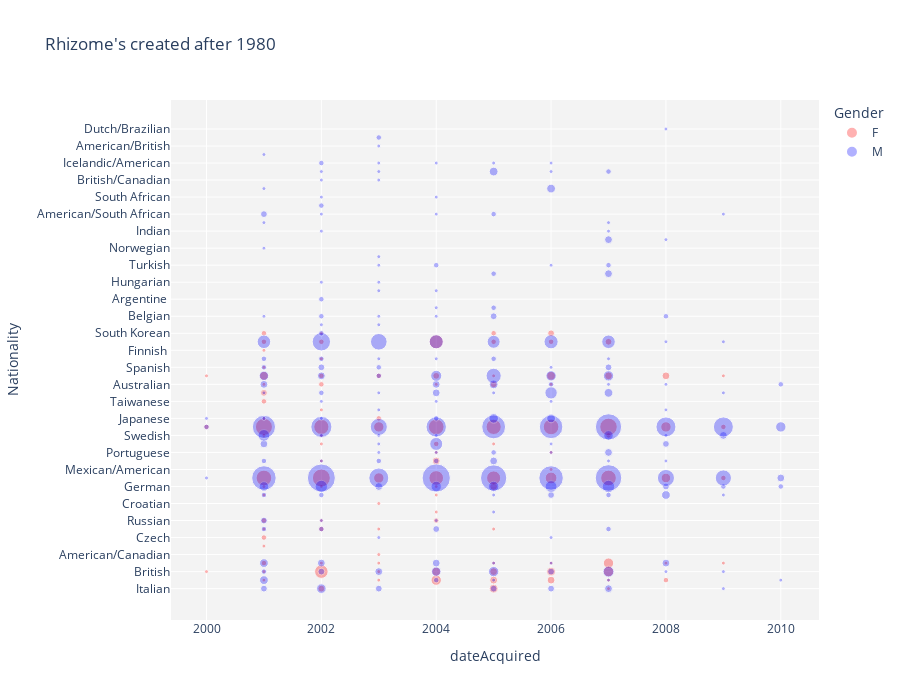

The cell this chart's notebook holds for it:
### Code cell
#plot bubble charts with acquisizion over decades for moma old
Rhizome_MFnat = pd.concat([df_R_nats_F,df_R_nats_M])
Rhizome_MFnat['dateAcquired']=Rhizome_MFnat['dateAcquired'].fillna(0).astype(int)
Rhizome_MFnat
df =Rhizome_MFnat[(Rhizome_MFnat['dateAcquired'] >= 2000) & (Rhizome_MFnat['dateAcquired'] <= 2010)]


fig43 = px.scatter(df,
                 x="dateAcquired", y="Nationality", size="Count", color="Gender" ,
                 opacity = 0.3,
                 title="Rhizome's created after 1980",

             color_discrete_sequence=['red', 'blue'],
                 width= 900,
                 height= 700)

fig43.update_layout(
    paper_bgcolor='rgb(255, 255, 255)',
    plot_bgcolor='rgb(243, 243, 243)',
    )

fig43.show()

### Figure 1 — Plotly figure (JSON) as saved in the notebook; plotly's stock layout.template omitted (floating-point values rounded to 4 significant figures; data arrays with more than 128 entries replaced by an {"elided": "..."} marker saying what was removed)
{"data": [{"hovertemplate": "Gender=F<br>dateAcquired=%{x}<br>Nationality=%{y}<br>Count=%{marker.size}<extra></extra>", "legendgroup": "F", "marker": {"color": "red", "opacity": 0.3, "size": [3, 5, 1, 1, 1, 7, 4, 4, 1, 2, 1, 1, 12, 1, 5, 4, 5, 7, 2, 1, 1, 1, 1, 7, 1, 1, 1, 1, 2, 1, 2, 1, 1, 2, 1, 2, 1, 1, 1, 1, 1, 1, 1, 4, 16, 21, 7, 14, 13, 9, 16, 6, 2, 1, 1, 4, 1, 1, 1, 2, 1, 1, 1, 2, 2, 19, 15, 7, 16, 15, 16, 20, 7, 2, 1, 2, 1, 2, 3, 1, 2, 1, 3, 1, 1, 5, 2, 2, 3, 1, 5, 4, 4, 1, 1, 1, 1, 2, 2, 13, 2, 2, 3, 2, 1, 2, 3], "sizemode": "area", "sizeref": 0.13, "symbol": "circle"}, "mode": "markers", "name": "F", "orientation": "h", "showlegend": true, "type": "scatter", "x": [2002, 2005, 2007, 2001, 2003, 2004, 2005, 2006, 2007, 2008, 2000, 2001, 2002, 2003, 2004, 2005, 2006, 2007, 2001, 2002, 2003, 2005, 2006, 2007, 2008, 2009, 2003, 2001, 2001, 2001, 2002, 2003, 2005, 2001, 2002, 2004, 2004, 2003, 2001, 2004, 2001, 2002, 2004, 2005, 2001, 2002, 2003, 2004, 2005, 2006, 2007, 2008, 2009, 2006, 2002, 2004, 2004, 2006, 2002, 2004, 2005, 2001, 2002, 2007, 2000, 2001, 2002, 2003, 2004, 2005, 2006, 2007, 2008, 2009, 2001, 2003, 2002, 2001, 2001, 2001, 2002, 2004, 2005, 2006, 2000, 2001, 2002, 2003, 2004, 2005, 2006, 2007, 2008, 2009, 2001, 2002, 2001, 2001, 2002, 2004, 2005, 2006, 2007, 2001, 2002, 2005, 2006], "xaxis": "x", "y": ["Italian", "Italian", "Italian", "Dutch", "Dutch", "Dutch", "Dutch", "Dutch", "Dutch", "Dutch", "British", "British", "British", "British", "British", "British", "British", "British", "Austrian", "Austrian", "Austrian", "Austrian", "Austrian", "Austrian", "Austrian", "Austrian", "American/Canadian", "Iranian", "Czech", "Brasilian", "Brasilian", "Brasilian", "Brasilian", "Russian", "Russian", "Russian", "Chilean", "Croatian", "Polish", "Polish", "German", "German", "German", "German", "missing", "missing", "missing", "missing", "missing", "missing", "missing", "missing", "missing", "Mexican/American", "Argentine", "Argentine", "Portuguese", "Portuguese", "Israeli", "Israeli", "Israeli", "Swedish", "Swedish", "Swedish", "American", "American", "American", "American", "American", "American", "American", "American", "American", "American", "Japanese", "Japanese", "Greek", "Taiwanese", "American ", "Australian", "Australian", "Australian", "Australian", "Australian", "Canadian", "Canadian", "Canadian", "Canadian", "Canadian", "Canadian", "Canadian", "Canadian", "Canadian", "Canadian", "Spanish", "Mexican", "Finnish ", "French", "French", "French", "French", "French", "French", "South Korean", "South Korean", "South Korean", "South Korean"], "yaxis": "y"}, {"hovertemplate": "Gender=M<br>dateAcquired=%{x}<br>Nationality=%{y}<br>Count=%{marker.size}<extra></extra>", "legendgroup": "M", "marker": {"color": "blue", "opacity": 0.3, "size": {"elided": "209 int values"}, "sizemode": "area", "sizeref": 0.13, "symbol": "circle"}, "mode": "markers", "name": "M", "orientation": "h", "showlegend": true, "type": "scatter", "x": {"elided": "209 int values"}, "xaxis": "x", "y": {"elided": "209 str values"}, "yaxis": "y"}], "layout": {"height": 700, "legend": {"itemsizing": "constant", "title": {"text": "Gender"}, "tracegroupgap": 0}, "paper_bgcolor": "rgb(255, 255, 255)", "plot_bgcolor": "rgb(243, 243, 243)", "title": {"text": "Rhizome's created after 1980"}, "width": 900, "xaxis": {"anchor": "y", "domain": [0, 1], "title": {"text": "dateAcquired"}}, "yaxis": {"anchor": "x", "domain": [0, 1], "title": {"text": "Nationality"}}}}
